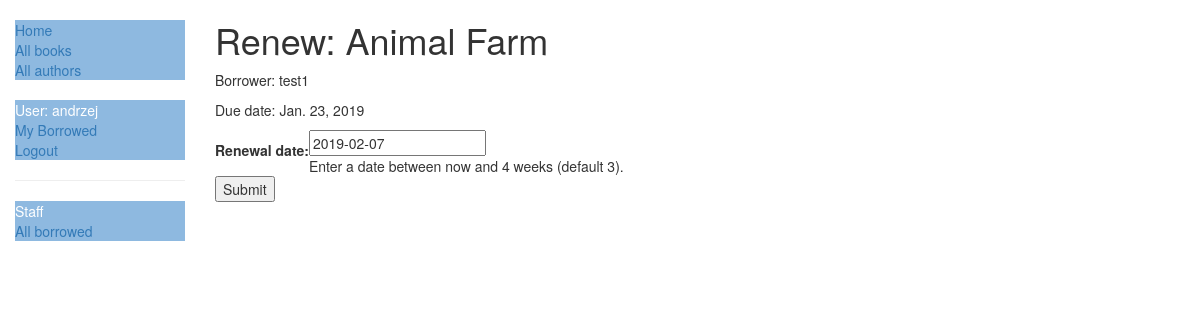
Screenshot of /catalog/book/cbca33ac-e717-4382-bfb8-4667eedc241b/renew/ (signed in) with the database file from the repository.
### catalog/models.py (models this page shows, shortened)
class BookInstance(models.Model):
    id = models.UUIDField(primary_key=True, default=uuid.uuid4, help_text="Unique ID for this particular book across whole library")
    book = models.ForeignKey('Book', on_delete=models.SET_NULL, null=True)
    imprint = models.CharField(max_length=200)
    due_back = models.DateField(null=True, blank=True)
    borrower = models.ForeignKey(User, on_delete=models.SET_NULL, null=True, blank=True)
    @property
    def is_overdue(self):
        if self.due_back and date.today() > self.due_back:
            return True
        return False
    LOAN_STATUS = (
        ('d', 'Maintenance'),
        ('o', 'On loan'),
        ('a', 'Available'),
        ('r', 'Reserved'),
    )
    status = models.CharField(
        max_length=1,
        choices=LOAN_STATUS,
        blank=True,
        default='d',
        help_text='Book availability')
    class Meta:
        ordering = ['due_back']
        permissions = (("can_mark_returned", "Set book as returned"),)

class Book(models.Model):
    title = models.CharField(max_length=200)
    author = models.ForeignKey('Author', on_delete=models.SET_NULL, null=True)
    summary = models.TextField(max_length=1000, help_text="Enter a brief description of the book")
    isbn = models.CharField('ISBN', max_length=13, help_text='13 Character <a href="https://www.isbn-international.org/content/what-isbn">ISBN number</a>')
    genre = models.ManyToManyField(Genre, help_text="Select a genre for this book")
    language = models.ForeignKey('Language', on_delete=models.SET_NULL, null=True)
    def display_genre(self):
        """Tworzy ciąg dla gatunku. Jest to wymagane do wyświetlania gatunku w Admin."""
        return ', '.join([genre.name for genre in self.genre.all()[:3]])
    display_genre.short_description = 'Genre'

### catalog/views.py (the view)
# urls.py: path('book/<uuid:pk>/renew/', views.renew_book_librarian, name='renew-book-librarian'),
@permission_required('catalog.can_mark_returned')
def renew_book_librarian(request, pk):
    book_instance = get_object_or_404(BookInstance, pk = pk)
    if request.method == 'POST':
        form = RenewBookForm(request.POST)
        if form.is_valid():
            book_instance.due_back = form.cleaned_data['renewal_date']
            book_instance.save()
            return HttpResponseRedirect(reverse('all-borrowed') )
    else:
        proposed_renewal_date = datetime.date.today() + datetime.timedelta(weeks=3)
        form = RenewBookForm(initial={'renewal_date': proposed_renewal_date,})
    context = {
        'form': form,
        'book_instance': book_instance,
    }
    return render(request, 'catalog/book_renew_librarian.html', context)

### catalog/forms.py (shortened to what this page needs)
class RenewBookForm(forms.Form):
    renewal_date = forms.DateField(help_text="Enter a date between now and 4 weeks (default 3).")

### catalog/templates/catalog/book_renew_librarian.html (shortened to what this page needs)
{% extends "base_generic.html" %}
{% block content %}
    <h1>Renew: {{book_instance.book.title}} </h1>
    <p>Borrower: {{book_instance.borrower}}</p>
    <p{% if book_instance.is_overdue %} class="text-danger"{% endif %}>Due date: {{book_instance.due_back}}</p>
    <form action="" method="post">
        <table>
        {{ form.as_table }}
        </table>
        <input type="submit" value="Submit" />
    </form>
{% endblock %}

### catalog/templates/base_generic.html (shortened to what this page needs)
<!DOCTYPE html>
<html lang="en">
<head>
  <link rel="stylesheet" href="https://maxcdn.bootstrapcdn.com/bootstrap/3.3.7/css/bootstrap.min.css">
  {% load static %}
  <link rel="stylesheet" href="{% static 'css/styles.css' %}">
</head>
<body>
<div class="container-fluid">
<div class="row">
  <div class="col-sm-2">
  {% block sidebar %}
  <ul class="sidebar-nav">
    <li><a href="{% url 'index' %}">Home</a></li>
    <li><a href="{% url 'books' %}">All books</a></li>
    <li><a href="{% url 'authors' %}">All authors</a></li>
  </ul>
  <ul class="sidebar-nav">
   {% if user.is_authenticated %}
     <li>User: {{ user.get_username }}</li>
     <li><a href="{% url 'my-borrowed' %}">My Borrowed</a></li>
     <li><a href="{% url 'logout'%}?next={{request.path}}">Logout</a></li>
   {% else %}
     <li><a href="{% url 'login'%}?next={{request.path}}">Login</a></li>
   {% endif %}
  </ul>
   {% if user.is_staff %}
   <hr />
   <ul class="sidebar-nav">
   <li>Staff</li>
   {% if perms.catalog.can_mark_returned %}
   <li><a href="{% url 'all-borrowed' %}">All borrowed</a></li>
   {% endif %}
   </ul>
    {% endif %}
{% endblock %}
  </div>
  <div class="col-sm-10 ">
  {% block content %}{% endblock %}
  </div>
</div>
</div>
</body>
</html>

### catalog/static/css/styles.css (style rules this page uses)
.sidebar-nav { margin-top: 20px; margin-left:20; padding: 0; list-style: none; font-size:50dp; }
.sidebar-nav { background-color:#8eb9e0; font-size:100dp; color:white; }

### rows the page displays
BookInstance: book "Animal Farm", borrower "test1", due_back "Jan. 23, 2019"

### other values shown
{{ user.get_username }} "andrzej"
